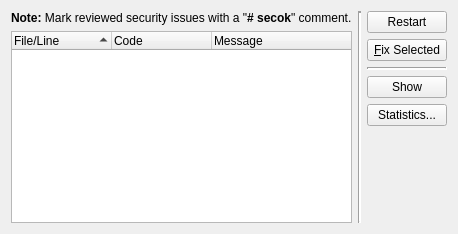
     <widget class="QWidget" name="resultsTab">
      <attribute name="title">
       <string>Results</string>
      </attribute>
      <layout class="QHBoxLayout" name="horizontalLayout_4">
       <item>
        <layout class="QVBoxLayout" name="verticalLayout_7">
         <item>
          <widget class="QLabel" name="securityNoteLabel">
           <property name="text">
            <string>&lt;b&gt;Note:&lt;/b&gt; Mark reviewed security issues with a &quot;&lt;b&gt;#  secok&lt;/b&gt;&quot; comment.</string>
           </property>
          </widget>
         </item>
         <item>
          <widget class="QTreeWidget" name="resultList">
           <property name="sizePolicy">
            <sizepolicy hsizetype="Expanding" vsizetype="Expanding">
             <horstretch>0</horstretch>
             <verstretch>6</verstretch>
            </sizepolicy>
           </property>
           <property name="whatsThis">
            <string>&lt;b&gt;Result List&lt;/b&gt;
&lt;p&gt;This list shows the results of the code style check. Double clicking
an entry will open this entry in an editor window and position the cursor at
the respective line and position.&lt;/p&gt;</string>
           </property>
           <property name="alternatingRowColors">
            <bool>true</bool>
           </property>
           <property name="selectionMode">
            <enum>QAbstractItemView::ExtendedSelection</enum>
           </property>
           <property name="sortingEnabled">
            <bool>true</bool>
           </property>
           <column>
            <property name="text">
             <string>File/Line</string>
            </property>
           </column>
           <column>
            <property name="text">
             <string>Code</string>
            </property>
           </column>
           <column>
            <property name="text">
             <string>Message</string>
            </property>
           </column>
          </widget>
         </item>
        </layout>
       </item>
       <item>
        <widget class="Line" name="line_2">
         <property name="lineWidth">
          <number>2</number>
         </property>
         <property name="orientation">
          <enum>Qt::Vertical</enum>
         </property>
        </widget>
       </item>
       <item>
        <layout class="QVBoxLayout" name="verticalLayout_8">
         <item>
          <widget class="QPushButton" name="restartButton">
           <property name="toolTip">
            <string>Press to restart the code style check run</string>
           </property>
           <property name="text">
            <string>Restart</string>
           </property>
          </widget>
         </item>
         <item>
          <widget class="QPushButton" name="fixButton">
           <property name="toolTip">
            <string>Press to fix the selected issues</string>
           </property>
           <property name="text">
            <string>&amp;Fix Selected</string>
           </property>
          </widget>
         </item>
         <item>
          <widget class="Line" name="line_4">
           <property name="lineWidth">
            <number>2</number>
           </property>
           <property name="orientation">
            <enum>Qt::Horizontal</enum>
           </property>
          </widget>
         </item>
         <item>
          <widget class="QPushButton" name="showButton">
           <property name="toolTip">
            <string>Press to show all files containing an issue</string>
           </property>
           <property name="text">
            <string>Show</string>
           </property>
          </widget>
         </item>
         <item>
          <widget class="QPushButton" name="statisticsButton">
           <property name="toolTip">
            <string>Press to show some statistics for the last run</string>
           </property>
           <property name="text">
            <string>Statistics...</string>
           </property>
          </widget>
         </item>
         <item>
          <spacer name="verticalSpacer_4">
           <property name="orientation">
            <enum>Qt::Vertical</enum>
           </property>
           <property name="sizeHint" stdset="0">
            <size>
             <width>20</width>
             <height>18</height>
            </size>
           </property>
          </spacer>
         </item>
        </layout>
       </item>
      </layout>
     </widget>
